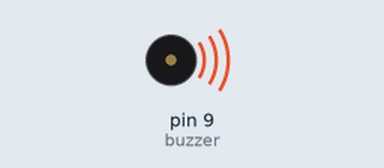
Simulated run of this sketch. Board: Arduino Uno, built with avr-gcc and run on an emulated ATmega328P. On the bench: buzzer (waves = sounding).

Above: at 0.5 s.
Timing chart, 0 to 4.6 s (numbered marks = the images above):
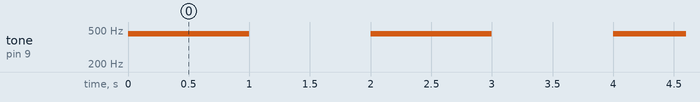

The sketch:

buzzer.ino
```cpp
// Buzzer code

int buzzer =9;
void setup() {
  pinMode(buzzer, OUTPUT);
}

void loop() {
  tone(buzzer,450);
  delay(1000);
  noTone(buzzer);
  delay(1000);
}
```

Measured:
- by itself, tone on pin 9 (buzzer): alternates 450 Hz for 1.0 s and silent for 1.0 s
